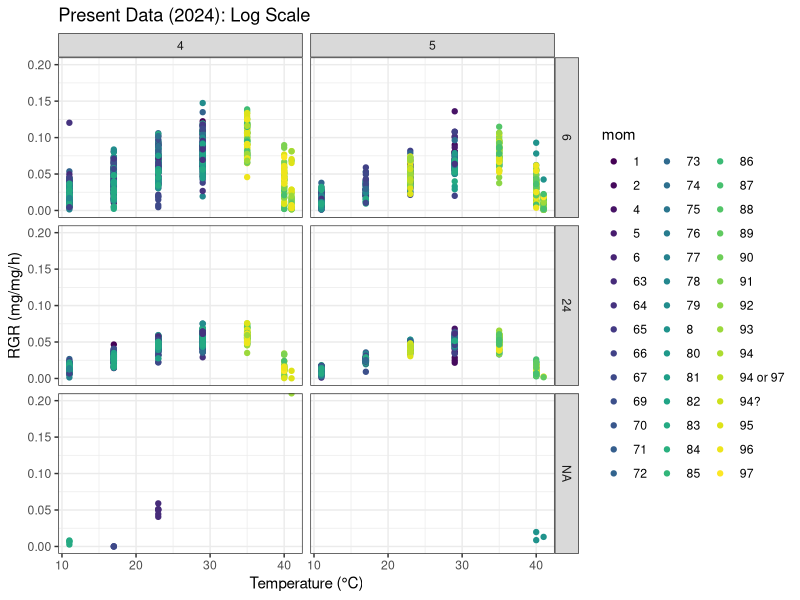
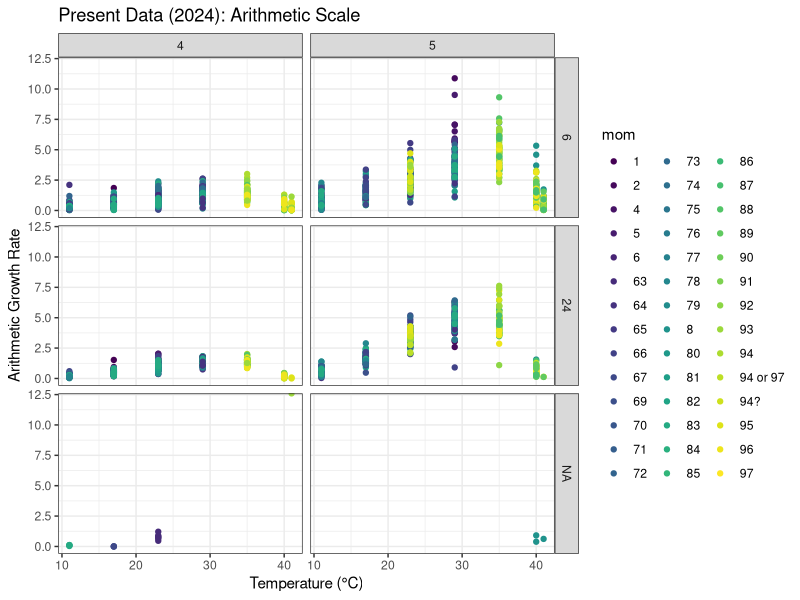
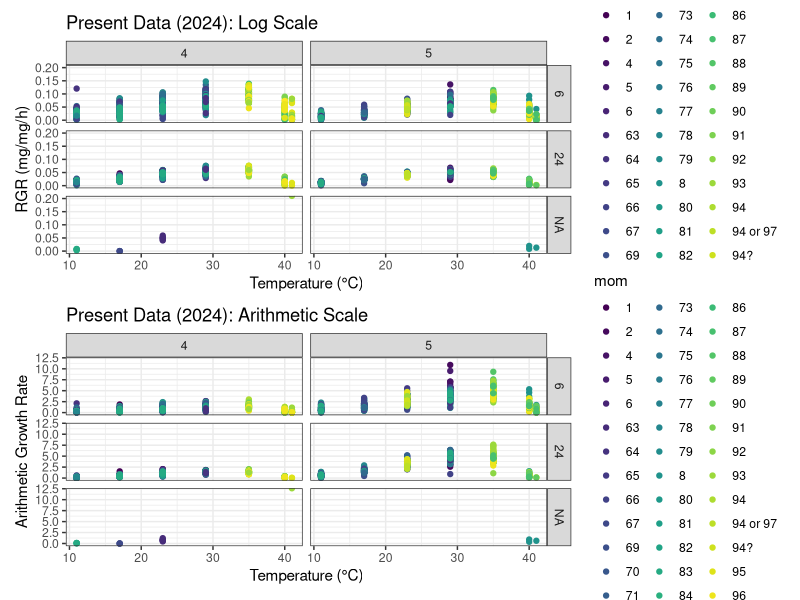

R code for these plots, in order: (Note: this script raises an error after producing the figures.)
## ---- chunk 1
# Load required libraries
library(ggplot2)
library(data.table)
library(dplyr)
library(patchwork)
library(reshape2)
library(viridis)
library(tidyverse)
library(lubridate)
## ---- chunk 2
# Set Working Directory

setwd("~/Desktop/Repos/WARP2024/Data")
## ---- chunk 3
# Load Data 

tpcvis <- read.csv("PastPresentFilteredConstantTpc2024.csv")
## ---- chunk 4
# Filter Data 
tpcvis_current <- tpcvis %>%
filter(time.per == "current")

# Log Scale Growth Rate Calculation
current_plot_log <- ggplot(tpcvis_current, aes(x = temp, y = rgrlog, color = mom)) +
  geom_point() +
  facet_grid(durbin ~ instar) +
  theme_bw() +
  xlab("Temperature (°C)") +
  ylab("RGR (mg/mg/h)") +
  ggtitle("Present Data (2024): Log Scale") +
  ylim(0, 0.20) +
  scale_color_viridis(discrete = TRUE)
current_plot_log
## ---- chunk 5
# Arithmetic Scale Growth Rate Calculation 
current_plot_arith <- ggplot(tpcvis_current, aes(x = temp, y = rgrarith, color = mom)) +
  geom_point() +
  facet_grid(durbin ~ instar) +
  theme_bw() +
  xlab("Temperature (°C)") +
  ylab("Arithmetic Growth Rate") +
  ggtitle("Present Data (2024): Arithmetic Scale") +
  ylim(0, 12.00) +
  scale_color_viridis(discrete = TRUE)
current_plot_arith
## ---- chunk 6
# Combined Scale Comparison (Current Data)
combined_current_scale_comparison_plot <- current_plot_log + current_plot_arith + plot_layout(ncol = 1)
combined_current_scale_comparison_plot
## ---- chunk 7
tpcvis_past <- tpcvis %>%
  filter(time.per == "past")
## ---- chunk 8
historic_plot_log <- ggplot(tpcvis_past, aes(x = temp, y = rgrlog, color = mom)) +
  geom_point() +
  facet_grid(durbin ~ instar) +
  theme_bw() +
  xlab("Temperature (°C)") +
  ylab("RGR (mg/mg/h)") +
  ggtitle("Historic Data (1999): Log Scale") +
  ylim(0, 0.20) +
  scale_color_viridis(discrete = TRUE)
historic_plot_log
## ---- chunk 9
historic_plot_arith <- ggplot(tpcvis_past, aes(x = temp, y = rgrarith, color = mom)) +
  geom_point() +
  facet_grid(durbin ~ instar) +
  theme_bw() +
  xlab("Temperature (°C)") +
  ylab("Arithmetic Growth Rate") +
  ggtitle("Historic Data (1999): Arithmetic Scale") +
  ylim(0, 12.00) +
  scale_color_viridis(discrete = TRUE)
historic_plot_arith
## ---- chunk 10
combined_historic_scale_comparison_plot <- historic_plot_log + historic_plot_arith + plot_layout(ncol = 1)
combined_historic_scale_comparison_plot
## ---- chunk 11
tpc.logplot <- ggplot(tpcvis, aes(x = temp, y = rgrlog, color = time.per)) +
  geom_point(alpha = 0.5) +
  facet_grid(durbin ~ instar) +
  theme_bw() +
  xlab("Temperature (°C)") +
  ylab("RGR (mg/mg/h)") +
  ggtitle("1999 vs. 2024: Logarithmic Scale RGR") +
  ylim(-0.02, 0.12) +
  scale_color_manual(values = c("current" = "#EE6A50", "past" = "#7AC5CD"))
tpc.logplot
## ---- chunk 12
tpc.arithplot <- ggplot(tpcvis, aes(x = temp, y = rgrarith, color = time.per)) +
  geom_point(alpha = 0.5) +
  facet_grid(durbin ~ instar) +
  theme_bw() +
  xlab("Temperature (°C)") +
  ylab("Arithmetic RGR (mg/mg/h)") +
  ggtitle("1999 vs. 2024: Arithmetic Scale RGR") +
  ylim(-0.02, 11.0) +
  scale_color_manual(values = c("current" = "#EE6A50", "past" = "#7AC5CD"))
tpc.arithplot
## ---- chunk 13
tpc.agglog <- tpcvis %>%
  group_by(temp, time.per, durbin, instar) %>%
  summarise(
    mean = mean(rgrlog, na.rm = TRUE),
    se = sd(rgrlog, na.rm = TRUE) / sqrt(n())
  )
tpc.plotlog <- ggplot(tpc.agglog[tpc.agglog$durbin %in% c(6, 24), ], aes(x = temp, y = mean, color = time.per, group = time.per)) +
  geom_point(alpha = 0.7, size = 2) +
  geom_errorbar(aes(ymin = mean - se, ymax = mean + se), width = 0.3, alpha = 0.6) +
  facet_grid(durbin ~ instar) +
  theme_bw() +
  xlab("Temperature (°C)") +
  ylab("RGR (mg/mg/h)") +
  ggtitle("Aggregated Logarithmic Scale Data") +
  ylim(-0.10, 0.14) +
  scale_color_manual(values = c("current" = "#EE6A50", "past" = "#7AC5CD"))
tpc.plotlog
## ---- chunk 14
tpc.aggarith <- tpcvis %>%
  group_by(temp, time.per, durbin, instar) %>%
  summarise(
    mean = mean(rgrarith, na.rm = TRUE),
    se = sd(rgrarith, na.rm = TRUE) / sqrt(n())
  )
tpc.plot.arith <- ggplot(tpc.aggarith[tpc.aggarith$durbin %in% c(6, 24), ], aes(x = temp, y = mean, color = time.per, group = time.per)) +
  geom_point(alpha = 0.7, size = 2) +
  geom_errorbar(aes(ymin = mean - se, ymax = mean + se), width = 0.3, alpha = 0.6) +
  facet_grid(durbin ~ instar) +
  theme_bw() +
  xlab("Temperature (°C)") +
  ylab("Arithmetic RGR (mg/mg/h)") +
  ggtitle("Aggregated Arithmetic Scale Data") +
  ylim(-0.10, 6.00) +
  scale_color_manual(values = c("current" = "#EE6A50", "past" = "#7AC5CD"))
tpc.plot.arith
